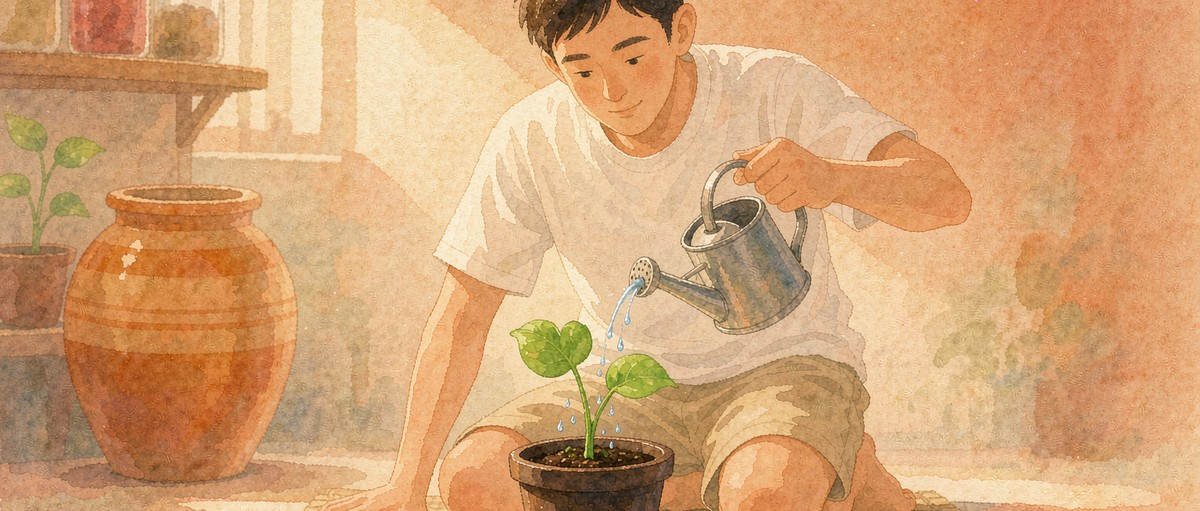
#> input picture 青春期30讲/公众号文章/发布包_第14篇_持久战/封面_第14篇_持久战.jpg, 1200 x 511 px
$ python -i '卡片文章渲染_card_render.py'   (imports and definitions only)
#> lines starting #> are read from the running program, lines starting #| are printed output that depends on the picture
#> further down, picture is the input picture: PIL image 1200x511 RGB; mean R, G, B 212.5, 164.2, 117.7
# -*- coding: utf-8 -*-
"""卡片文章 · 文字排版引擎 v2（内容更完整版）
第14篇《我变了，孩子为什么还没变？》—— 共 8 张

v2 相对 v1 的三处改进（针对"文字少、没头没脑"）：
  1. 每张内容卡增加「主题标签行」——读者一眼知道这张在讲什么、讲到第几步
  2. 正文承载「相对完整的内容」——单卡可独立读懂，不再只有一句金句
  3. 张数由 5 张扩至 8 张（封面1 + 内容6 + 收尾1），承载长文主线全过程

排版引擎四条纪律（防重叠 / 防出界 / 防缺字）：
  ① 只用一种绘制方式：所有文字经统一出口
  ② 先算后画：先算总高 → 定位 → 再逐块绘制，不用绝对 y 硬写
  ③ 行首禁则：标点不出现在行首
  ④ 渲染后自检：越界 + 重叠断言（容器框只查越界）

底图策略：封面卡/收尾卡复用已生成的 AI 底图（不额外消耗积分）；
          内容卡用纯色底（零成本，且更适合承载密集文字）。
"""
import os, sys
from PIL import Image, ImageDraw, ImageFont

# [1 line not run here, left out]

# ---------- 规格 ----------
W, H = 1242, 1656
MARGIN = 96

# ---------- 三季配色（第三季 · 给信心 · 暖金棕）----------
MAIN  = '#c0924f'
DEEP  = '#a47a3a'
BAND  = '#ecdfc6'
BG    = '#fdf6ef'
INK   = '#33302b'
BROWN = '#5c3a1e'
GREY  = '#9a8f82'
LIGHT = '#f6ecd6'
PAPER = '#f2ede6'
DIM   = '#8a8078'
CREAM = '#f5ecdc'

F_TITLE = r'C:\Windows\Fonts\msyhbd.ttc'
F_REG   = r'C:\Windows\Fonts\msyh.ttc'

BASE = r'D:\个人资料\家庭教育\公众号\青春期30讲\公众号文章\卡片文章'
OUT = os.path.join(BASE, '发布包_第14篇_持久战')
BG_DIR = os.path.join(BASE, '_过程文件', '底图成品')
# ⚠️ 2026-09-19：建目录移出模块顶层（原写法让"任何 import"都凭空建目录，
#   且 OUT 是第1篇的硬编码默认值 → 跑后续篇目时可能错写进第1篇）。
#   统一交给 main() 读配置之后执行（文件末尾已有 os.makedirs(OUT, exist_ok=True)）。
_fc = {}
# [5 lines left out: function font, not called in this run]

BOXES = []        # 文字块（参与越界 + 重叠检测）
CONTAINERS = []   # 容器框（只参与越界检测）

# ⭐ 缺字（豆腐块）检测：微软雅黑**不含** U+2713/2715/2717/2718 等区段
#    —— 这些字符渲染出来是**空心方框（tofu）**，肉眼极易漏看（2026-09-16 实修）
_SYMBOL_CACHE = {}


# [65 lines left out: functions has_glyph, check_symbols, not called in this run]


NOTES = ['课程学习心得 · 家庭场景改编', '青春期30讲 · 第14篇　第三季 · 给信心']  # [0]=改编标注(P0) [1]=系列行
CUR_NOTE = None   # ⭐ 当前卡的标注文字（逐张不同），None 表示回退 NOTES[0]
NO_HEAD = set('。，、；：！？）》”’%…·')


# [443 lines left out: functions wrap, para_h, draw_paras, layout_center_lines, draw_center_lines, _note_color and 8 more, not called in this run]


def soften_bg(im, blur=2.6, veil=0.34, veil_color='#1a1310', top=0.46, bottom=0.42):
    """底图重处理：强柔化 + 整体压暗 + 上下渐暗
    用途：收尾卡文字量大，需腾出 JPEG 压缩空间并保证文字可读"""
#> called with blur = 2.6, veil = 0.34, veil_color = '#1a1310', top = 0.46, bottom = 0.42
    from PIL import ImageFilter
    im = im.filter(ImageFilter.GaussianBlur(blur))
    v = Image.new('RGB', im.size, veil_color)
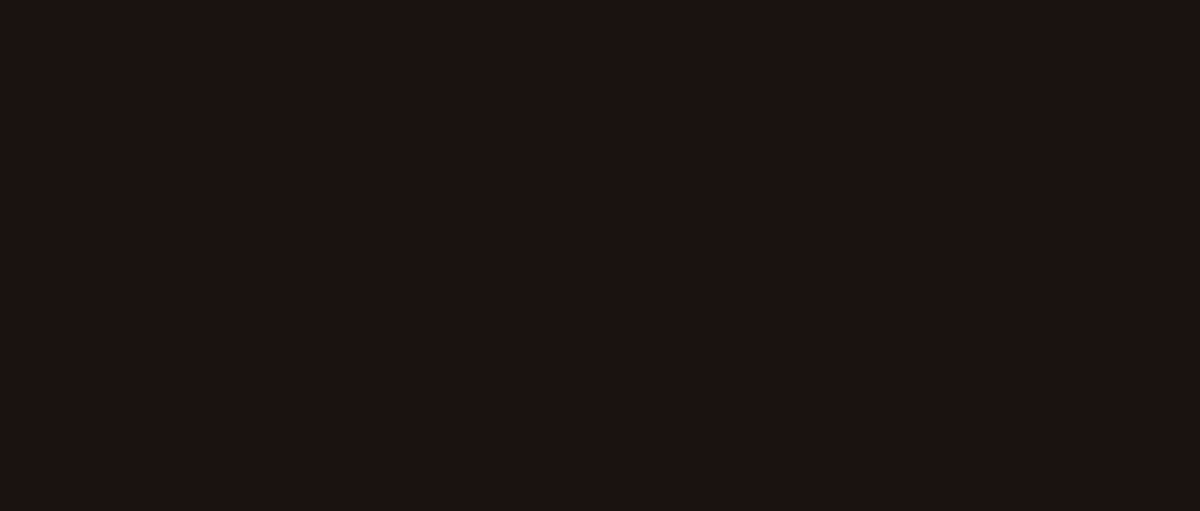
#> v: PIL image 1200x511 RGB; mean R, G, B 26, 19, 16
    im = Image.blend(im, v, veil)
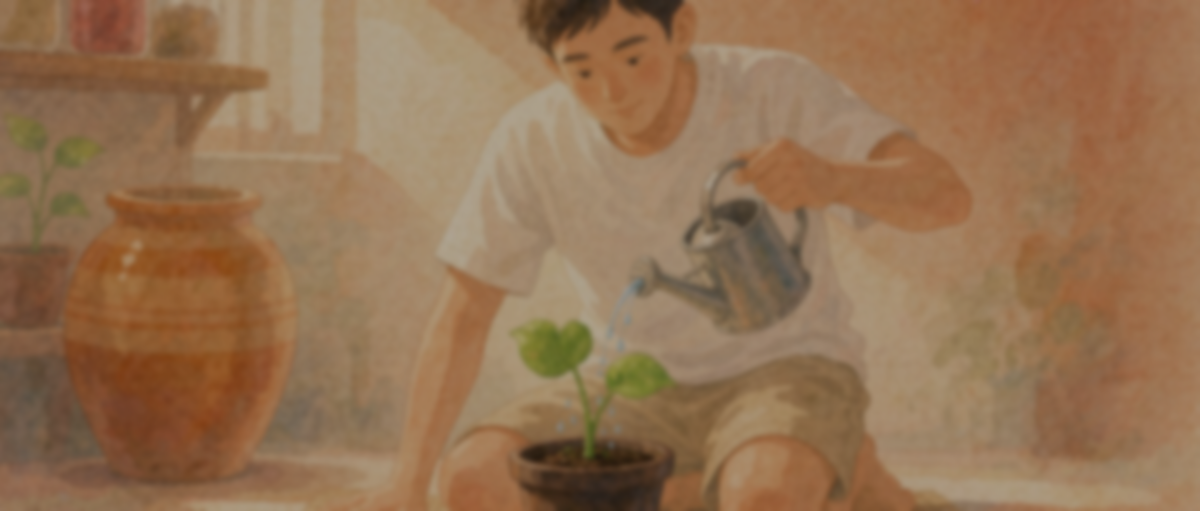
#> im: PIL image 1200x511 RGB; mean R, G, B 148.6, 114.3, 82.6
    W_, H_ = im.size
#> W_ = 1200; H_ = 511
    m = Image.new('L', (1, H_), 0)
    px = m.load()
    end_t = int(H_ * 0.42)
#> end_t = 214
    start_b = int(H_ * 0.50)
#> start_b = 255
    for y in range(H_):
        vv = 0
        if y < end_t:
            vv = int(255 * top * (1 - y / end_t) ** 0.8)
        elif y > start_b:
            t = (y - start_b) / (H_ - start_b)
            vv = int(255 * bottom * (t ** 0.9))
        px[0, y] = vv
    return Image.composite(Image.new('RGB', im.size, veil_color), im, m.resize((W_, H_)))
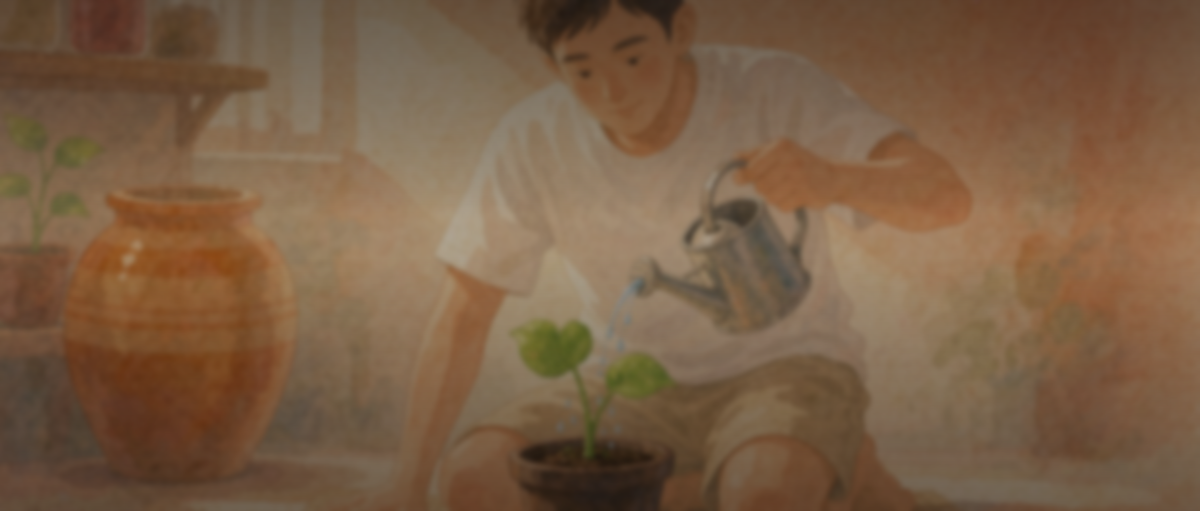
#> returned value: PIL image 1200x511 RGB; mean R, G, B 122.3, 94.1, 68.6


# [151 lines left out: functions closing_card, check_16_9, check, save, _with_note, build_cards, not called in this run]


CARDS = []


# [58 lines left out: function main, not called in this run]


# [2 lines not run here, left out]

>>> from PIL import Image
>>> picture = Image.open('../../../../../青春期30讲/公众号文章/发布包_第14篇_持久战/封面_第14篇_持久战.jpg')
>>> result = soften_bg(picture)

$ run again, on _帧候选/01_a.jpg
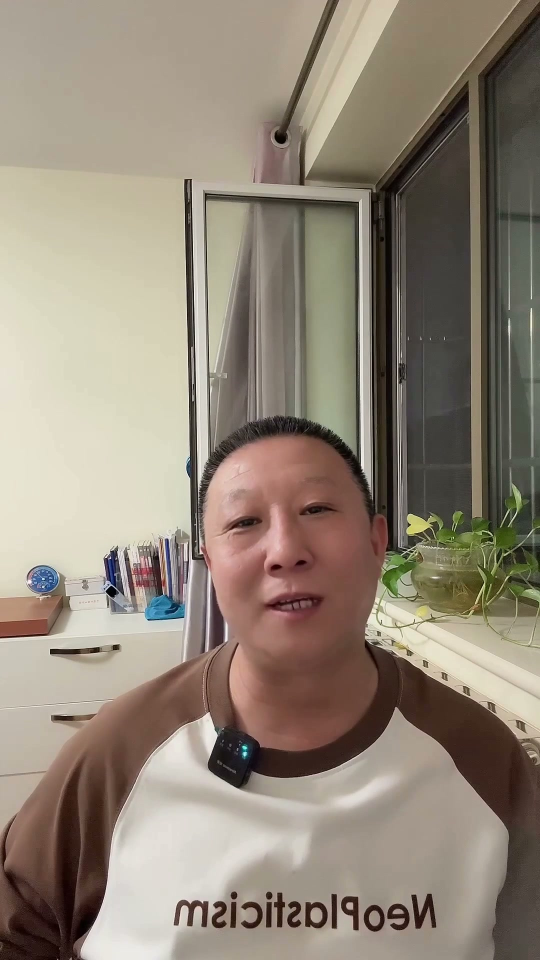
#> input picture _帧候选/01_a.jpg, 1080 x 1920 px (shown at 1/2 size)
#> picture is the input picture: PIL image 1080x1920 RGB; mean R, G, B 146.2, 134.8, 120.5
#> in soften_bg, `im = Image.blend(im, v, veil)`:
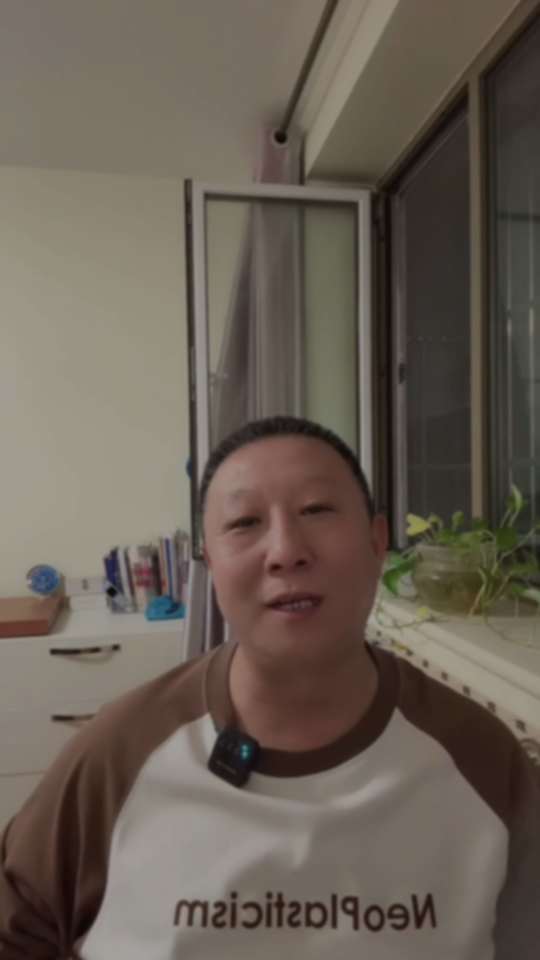
#> im: PIL image 1080x1920 RGB (shown at 1/2 size); mean R, G, B 104.9, 95, 84.5
#> in soften_bg, `return Image.composite(Image.new('RGB', im.size, veil_color), im, m.re..`:
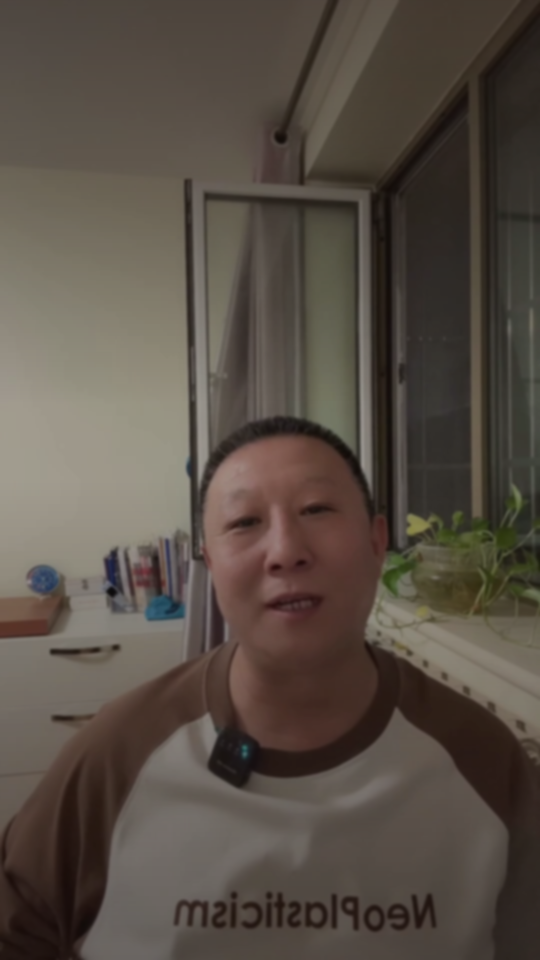
#> returned value: PIL image 1080x1920 RGB (shown at 1/2 size); mean R, G, B 87.9, 78.7, 69.8
